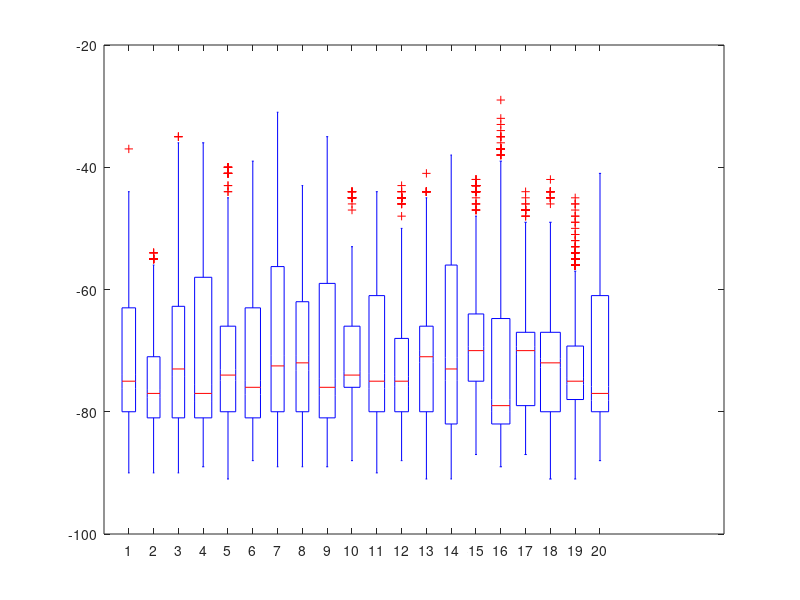

MATLAB code to generate this figure: (Note: this script raises an error after producing the figure.)
exp= "RSSI online TWIST small 01 WiFi traffic";
x = [23.9,26.68,22.08,16.12,2.17,8.48,30.28,26.53,11.57,20.71,17.56,14.48,17.59,20.54,9.81,11.57,3.51,5.16,2.02,5.39];
y = [1.67,9.03,9.02,9.02,4.98,1.93,1.67,5.39,5.06,1.65,5.06,10.95,10.95,10.94,9.02,1.89,9.02,10.94,10.98,5.06];
z = [71.92,74.79,69.62,71.89,71.95,71.49,68.92,70.59,70.58,71.38,71.72,70.85,71.57,69.37,68.31,71.47,71.2,71.5,72.25,71.93];
variance = [112,2,89,2,231,2,141,2,103,2,141,2,194,2,140,2,209,2,98,2,150,2,135,2,128,2,190,2,125,2,234,2,70,2,118,2,99,2,129,2];
rssi1 = [-84,-84,-84,-84,-84,-75,-75,-74,-75,-75,-75,-75,-75,-75,-74,-74,-74,-74,-74,-74,-76,-74,-75,-76,-75,-75,-74,-75,-75,-74,-75,-75,-75,-77,-75,-75,-77,-75,-76,-75,-75,-74,-75,-74,-76,-75,-75,-60,-59,-59,-60,-59,-59,-60,-59,-59,-60,-59,-59,-59,-59,-60,-60,-59,-60,-59,-59,-45,-47,-46,-45,-45,-47,-45,-45,-45,-48,-45,-45,-44,-46,-45,-46,-46,-46,-45,-45,-81,-81,-81,-81,-80,-81,-81,-80,-81,-81,-80,-81,-82,-81,-82,-82,-81,-81,-82,-81,-56,-56,-56,-55,-56,-57,-56,-52,-55,-56,-56,-56,-56,-56,-37,-56,-56,-55,-55,-56,-78,-79,-78,-78,-78,-77,-78,-78,-78,-78,-77,-78,-78,-78,-78,-79,-77,-78,-79,-78,-78,-78,-78,-77,-78,-75,-77,-78,-79,-78,-78,-78,-78,-77,-78,-79,-78,-78,-80,-78,-75,-75,-75,-70,-75,-70,-75,-75,-71,-75,-75,-74,-74,-75,-74,-75,-76,-75,-75,-72,-80,-82,-80,-80,-82,-68,-80,-82,-68,-80,-82,-68,-80,-82,-80,-80,-81,-80,-80,-74,-75,-74,-71,-75,-70,-75,-75,-71,-75,-75,-75,-75,-75,-75,-75,-75,-75,-76,-72,-68,-69,-69,-68,-69,-69,-69,-69,-74,-69,-71,-72,-69,-69,-72,-67,-69,-71,-69,-68,-81,-80,-80,-81,-80,-80,-81,-80,-80,-81,-81,-81,-82,-81,-63,-82,-81,-80,-82,-70,-75,-75,-71,-75,-75,-74,-75,-75,-74,-75,-75,-74,-75,-72,-74,-75,-74,-70,-75,-88,-88,-85,-88,-88,-85,-88,-88,-85,-88,-88,-84,-88,-88,-85,-88,-88,-62,-64,-64,-64,-64,-64,-64,-64,-64,-64,-64,-64,-63,-64,-62,-64,-63,-60,-61,-60,-60,-60,-60,-60,-59,-60,-60,-60,-60,-60,-61,-60,-60,-61,-59,-60,-60,-59,-60,-60,-59,-60,-60,-60,-60,-60,-60,-60,-61,-60,-60,-61,-60,-60,-59,-64,-63,-63,-64,-63,-63,-64,-63,-63,-64,-63,-63,-63,-63,-62,-63,-63,-63,-63,-63,-63,-62,-64,-62,-62,-64,-65,-62,-64,-65,-64,-65,-64,-65,-63,-64,-64,-59,-60,-59,-59,-59,-59,-59,-60,-59,-64,-60,-60,-64,-60,-72,-69,-71,-71,-68,-72,-67,-68,-71,-67,-68,-71,-71,-90,-63,-70,-90,-72,-53,-69,-81,-81,-81,-81,-86,-81,-81,-81,-85,-85,-51,-84,-85,-83,-82,-84,-85,-82,-85,-84,-84,-83,-83,-85,-84,-83,-85,-84,-86,-88,-87,-86,-88,-86,-88,-88,-86,-88,-88,-87,-88,-88,-87,-86,-88,-87,-82,-80,-81,-82,-80,-81,-82,-80,-81,-80,-82,-80,-82,-81,-80,-82,-81,-81,-82,-82,-81,-80,-82,-81,-80,-82,-82,-80,-82,-82,-80,-82,-82,-82,-82,-77,-76,-77,-78,-77,-78,-78,-78,-78,-78,-77,-78,-77,-78,-78,-78,-77,-79,-78,-78];
rssi2 = [-84,-85,-84,-84,-84,-85,-84,-83,-85,-84,-84,-85,-84,-84,-83,-84,-83,-83,-84,-83,-55,-61,-61,-61,-61,-61,-55,-61,-55,-61,-62,-55,-61,-61,-55,-62,-54,-55,-62,-61,-89,-89,-61,-61,-61,-61,-55,-62,-55,-61,-62,-55,-62,-62,-55,-61,-55,-55,-61,-61,-54,-61,-55,-61,-61,-55,-61,-54,-55,-61,-61,-54,-61,-61,-61,-61,-61,-55,-61,-55,-68,-61,-71,-71,-71,-71,-71,-71,-71,-71,-71,-71,-71,-71,-72,-71,-71,-71,-71,-71,-71,-72,-58,-57,-57,-59,-57,-75,-58,-57,-58,-58,-57,-58,-58,-58,-57,-58,-56,-57,-58,-58,-68,-66,-68,-66,-67,-68,-69,-69,-68,-69,-68,-69,-69,-68,-69,-69,-68,-72,-66,-68,-82,-82,-82,-82,-82,-82,-82,-82,-82,-82,-82,-77,-78,-77,-77,-78,-77,-78,-78,-76,-78,-78,-77,-80,-78,-78,-79,-78,-77,-77,-77,-72,-74,-73,-73,-72,-69,-72,-73,-72,-72,-73,-72,-72,-73,-72,-73,-74,-72,-73,-74,-88,-88,-88,-88,-88,-88,-88,-90,-88,-90,-88,-90,-87,-86,-87,-86,-86,-86,-86,-86,-58,-58,-59,-59,-60,-58,-60,-59,-59,-60,-58,-59,-60,-59,-59,-59,-59,-58,-59,-58,-73,-71,-72,-71,-73,-72,-72,-73,-72,-72,-73,-72,-73,-74,-73,-73,-72,-73,-76,-72,-78,-76,-79,-79,-76,-79,-78,-77,-78,-78,-77,-78,-77,-78,-78,-77,-77,-78,-77,-79,-81,-82,-81,-82,-81,-81,-82,-81,-81,-82,-81,-81,-82,-82,-81,-81,-82,-81,-81,-82,-78,-76,-75,-78,-78,-76,-78,-78,-76,-76,-78,-78,-76,-78,-78,-76,-78,-78,-76,-78,-76,-78,-76,-76,-78,-76,-76,-78,-75,-76,-76,-78,-76,-76,-79,-76,-76,-78,-79,-82,-81,-81,-82,-82,-81,-82,-81,-81,-82,-82,-81,-80,-82,-81,-81,-82,-81,-82,-81,-81,-81,-81,-81,-81,-81,-81,-81,-81,-81,-81,-81,-81,-81,-81,-82,-81,-81,-81,-81,-78,-79,-76,-75,-79,-76,-75,-78,-76,-75,-78,-78,-76,-77,-78,-76,-76,-79,-75,-76,-77,-77,-77,-78,-77,-78,-78,-77,-78,-79,-77,-77,-78,-78,-77,-77,-78,-76,-77,-77,-76,-77,-77,-76,-79,-77,-75,-75,-76,-78,-75,-75,-78,-75,-76,-77,-76,-76,-77,-76,-88,-87,-88,-88,-87,-87,-88,-87,-87,-88,-87,-87,-88,-88,-87,-88,-88,-87,-88,-85,-86,-85,-86,-85,-87,-85,-87,-85,-85,-85,-76,-75,-76,-76,-76,-76,-76,-76,-76,-76,-76,-75,-76,-76,-76,-76,-76,-86,-86,-88,-87,-87,-88,-87,-86,-88,-87,-87,-86,-88,-87,-86,-86,-88,-87,-87,-87];
rssi3 = [-86,-86,-87,-86,-86,-87,-85,-88,-86,-86,-86,-88,-86,-86,-86,-86,-86,-87,-86,-87,-73,-71,-73,-72,-73,-72,-73,-73,-72,-72,-73,-72,-73,-73,-72,-72,-73,-72,-73,-72,-36,-36,-39,-36,-36,-39,-36,-35,-36,-39,-36,-36,-36,-38,-38,-36,-38,-36,-38,-36,-89,-89,-89,-89,-89,-39,-36,-36,-36,-39,-36,-36,-39,-36,-36,-36,-39,-35,-36,-36,-38,-39,-36,-38,-36,-36,-36,-39,-36,-36,-39,-36,-36,-36,-39,-35,-36,-36,-38,-39,-36,-38,-36,-38,-36,-72,-72,-72,-73,-72,-72,-72,-72,-73,-72,-72,-72,-72,-71,-72,-72,-72,-72,-72,-72,-50,-64,-64,-65,-63,-64,-65,-69,-63,-65,-64,-64,-68,-63,-47,-63,-64,-63,-63,-65,-62,-62,-59,-62,-61,-58,-61,-61,-62,-61,-69,-61,-61,-61,-62,-61,-61,-62,-62,-58,-87,-87,-87,-87,-87,-87,-87,-87,-87,-87,-87,-87,-87,-87,-87,-87,-87,-80,-80,-80,-80,-80,-80,-62,-63,-62,-64,-70,-62,-63,-62,-62,-63,-60,-63,-62,-63,-63,-50,-61,-63,-62,-63,-90,-90,-90,-90,-90,-86,-86,-51,-53,-53,-53,-53,-53,-52,-53,-53,-52,-52,-53,-53,-53,-53,-53,-51,-52,-53,-52,-60,-63,-61,-63,-63,-63,-63,-63,-61,-63,-62,-62,-62,-50,-62,-62,-62,-63,-63,-62,-79,-79,-79,-79,-79,-79,-73,-72,-72,-73,-72,-73,-73,-72,-72,-73,-72,-72,-72,-73,-73,-72,-72,-73,-73,-72,-79,-81,-79,-79,-79,-79,-79,-79,-81,-81,-79,-81,-81,-81,-79,-82,-81,-79,-82,-79,-80,-82,-80,-80,-82,-81,-79,-81,-81,-81,-80,-81,-81,-81,-81,-81,-80,-81,-81,-80,-73,-71,-73,-73,-73,-73,-73,-72,-72,-73,-72,-72,-73,-73,-72,-73,-73,-73,-73,-73,-73,-73,-72,-73,-73,-73,-72,-72,-73,-72,-71,-72,-73,-72,-72,-72,-72,-72,-73,-72,-78,-80,-80,-78,-82,-81,-80,-81,-81,-81,-82,-81,-81,-81,-81,-79,-81,-80,-80,-81,-78,-78,-78,-78,-78,-78,-77,-77,-77,-76,-76,-77,-76,-76,-77,-76,-77,-77,-76,-76,-77,-77,-76,-76,-77,-76,-81,-82,-82,-82,-82,-83,-82,-82,-82,-82,-82,-82,-82,-82,-82,-82,-82,-82,-82,-83,-85,-87,-86,-88,-87,-86,-87,-87,-86,-88,-86,-86,-86,-85,-86,-86,-86,-86,-86,-85,-85,-69,-72,-68,-69,-72,-72,-69,-75,-69,-72,-75,-69,-75,-72,-75,-75,-72,-69,-75,-68,-79,-80,-79,-79,-79,-79,-79,-79,-80,-80,-79,-79,-79,-80,-79,-79,-79,-79,-79,-79];
rssi4 = [-81,-81,-81,-81,-81,-81,-82,-81,-80,-81,-81,-81,-81,-81,-81,-81,-81,-82,-81,-82,-81,-81,-81,-81,-81,-80,-81,-81,-81,-81,-80,-81,-81,-82,-81,-81,-81,-81,-81,-82,-81,-80,-81,-82,-81,-80,-81,-82,-82,-81,-82,-81,-81,-81,-81,-81,-81,-82,-81,-81,-54,-54,-54,-54,-54,-54,-54,-54,-54,-54,-54,-54,-54,-54,-36,-54,-54,-54,-54,-54,-54,-56,-56,-54,-54,-56,-54,-54,-56,-54,-54,-56,-54,-56,-54,-56,-56,-54,-56,-56,-56,-54,-54,-56,-54,-54,-56,-54,-54,-56,-54,-56,-54,-56,-56,-54,-56,-56,-54,-56,-80,-80,-80,-80,-80,-80,-81,-81,-80,-81,-80,-80,-81,-80,-82,-80,-80,-81,-80,-81,-63,-68,-63,-68,-68,-64,-68,-71,-64,-72,-64,-72,-72,-64,-68,-69,-64,-69,-68,-68,-80,-77,-77,-80,-77,-77,-80,-80,-77,-80,-80,-77,-80,-80,-77,-80,-80,-77,-77,-58,-57,-54,-58,-57,-54,-57,-57,-60,-51,-56,-57,-57,-58,-57,-58,-58,-57,-56,-58,-82,-82,-82,-82,-82,-82,-82,-82,-82,-82,-82,-82,-82,-82,-82,-82,-82,-82,-82,-82,-81,-81,-81,-81,-81,-81,-81,-81,-81,-80,-80,-80,-80,-80,-80,-80,-80,-80,-80,-80,-80,-86,-86,-86,-86,-86,-86,-88,-87,-86,-85,-86,-86,-86,-86,-86,-86,-86,-86,-86,-85,-78,-77,-77,-77,-77,-77,-78,-78,-78,-78,-78,-78,-78,-77,-78,-78,-77,-77,-78,-78,-77,-78,-78,-77,-79,-78,-79,-78,-77,-78,-77,-78,-78,-77,-78,-77,-76,-78,-78,-77,-78,-79,-77,-78,-77,-76,-78,-77,-77,-81,-80,-81,-81,-82,-81,-80,-82,-80,-81,-81,-81,-81,-80,-81,-81,-81,-80,-81,-80,-50,-50,-50,-50,-50,-50,-50,-50,-50,-50,-50,-51,-50,-51,-50,-50,-50,-50,-50,-50,-70,-71,-72,-72,-72,-72,-72,-72,-72,-72,-72,-72,-72,-72,-71,-72,-72,-71,-72,-71,-53,-52,-54,-54,-52,-53,-54,-65,-54,-70,-54,-54,-53,-54,-53,-53,-53,-50,-57,-37,-50,-50,-49,-50,-49,-50,-51,-50,-50,-49,-51,-50,-51,-50,-50,-51,-50,-51,-50,-50,-81,-81,-82,-82,-81,-81,-81,-81,-81,-81,-81,-81,-81,-80,-80,-81,-81,-81,-81,-81,-57,-57,-57,-57,-57,-57,-57,-57,-57,-57,-57,-57,-57,-57,-57,-57,-57,-57,-57,-57,-81,-81,-81,-81,-81,-81,-81,-81,-57,-58,-58,-57,-58,-55,-58,-57,-58,-58,-58,-72,-58,-58,-55,-57,-58,-55,-58,-58,-72,-72,-72,-82,-82,-82,-82,-89,-89,-89,-89,-89,-89,-89,-89,-89,-89,-89,-89,-89,-89,-89,-89,-70,-70,-71,-71,-70,-71,-71,-70,-71,-70,-70,-71,-70,-71,-71,-70,-71,-71,-70,-71,-88,-87,-88,-87,-88,-88,-88,-88,-87,-88,-87,-86,-86,-87,-86,-85,-86,-87,-85,-86,-86,-86,-86,-87,-86,-85,-87,-86,-86,-87,-85,-76,-77,-76,-76,-77,-77,-76,-76,-77,-77,-76,-77,-77,-76,-78,-77,-77,-77,-77,-78,-76,-77,-77,-76,-76,-77,-77,-76,-77,-77,-77,-78,-76,-77,-76,-76,-77,-76,-76,-75,-76,-76,-76,-77,-77,-77,-76,-76,-77,-76,-77,-77,-77,-77,-77,-77,-77,-76,-77,-77,-71,-65,-62,-65,-64,-64,-65,-69,-67,-65,-63,-65,-65,-71,-65,-65,-71,-66,-57,-65,-79,-78,-80,-79,-77,-80,-79,-77,-80,-79,-77,-80,-77,-79,-80,-77,-80,-80,-80,-73,-71,-72,-72,-71,-72,-71,-72,-72,-71,-72,-72,-72,-71,-72,-72,-72,-71,-72,-72];
rssi5 = [-76,-76,-75,-74,-75,-76,-74,-76,-74,-75,-75,-74,-75,-75,-74,-75,-75,-77,-75,-75,-75,-75,-75,-75,-75,-75,-75,-75,-74,-74,-74,-74,-74,-74,-74,-74,-74,-74,-74,-74,-74,-74,-74,-74,-74,-74,-74,-74,-74,-74,-74,-74,-74,-74,-74,-72,-72,-72,-58,-72,-72,-70,-71,-72,-71,-70,-71,-72,-70,-71,-72,-70,-72,-72,-68,-77,-77,-77,-77,-77,-77,-77,-77,-77,-58,-60,-54,-58,-59,-55,-58,-58,-59,-58,-58,-58,-58,-58,-58,-58,-58,-58,-55,-54,-58,-59,-59,-59,-59,-59,-61,-61,-59,-59,-59,-58,-59,-49,-59,-59,-59,-58,-59,-59,-79,-79,-79,-79,-79,-79,-79,-79,-79,-77,-77,-77,-77,-77,-77,-81,-81,-81,-81,-81,-81,-81,-81,-81,-81,-81,-81,-81,-81,-81,-81,-81,-81,-81,-81,-54,-54,-54,-54,-54,-54,-54,-54,-54,-54,-54,-54,-54,-54,-54,-54,-54,-54,-54,-54,-56,-69,-69,-56,-69,-69,-56,-69,-69,-56,-69,-69,-69,-69,-69,-69,-69,-68,-69,-69,-69,-69,-69,-69,-69,-69,-69,-68,-69,-70,-69,-67,-70,-69,-67,-69,-71,-71,-76,-75,-71,-76,-75,-71,-76,-75,-71,-79,-75,-71,-79,-75,-71,-79,-76,-70,-68,-70,-69,-70,-69,-69,-69,-68,-69,-68,-69,-68,-70,-69,-68,-69,-69,-68,-69,-86,-85,-86,-85,-86,-85,-85,-86,-85,-85,-86,-85,-86,-85,-86,-86,-86,-85,-86,-86,-65,-63,-63,-65,-65,-64,-65,-64,-64,-65,-63,-64,-64,-65,-65,-65,-66,-63,-64,-65,-80,-81,-80,-80,-80,-80,-81,-80,-70,-81,-80,-70,-62,-80,-81,-80,-80,-80,-81,-80,-65,-65,-64,-63,-64,-64,-63,-64,-64,-63,-64,-65,-64,-64,-64,-64,-65,-65,-63,-65,-80,-80,-80,-80,-79,-81,-80,-80,-80,-79,-79,-80,-80,-80,-81,-80,-79,-81,-80,-79,-88,-88,-88,-88,-88,-88,-88,-88,-88,-67,-66,-66,-67,-67,-66,-66,-66,-67,-67,-67,-66,-66,-66,-66,-66,-66,-67,-66,-66,-67,-67,-66,-67,-67,-66,-66,-67,-66,-66,-66,-67,-66,-66,-78,-67,-67,-66,-67,-66,-67,-66,-66,-66,-66,-66,-66,-67,-67,-66,-67,-67,-66,-66,-67,-67,-67,-67,-67,-66,-91,-91,-91,-91,-91,-91,-91,-91,-83,-83,-84,-83,-83,-83,-83,-84,-84,-84,-83,-84,-83,-83,-84,-83,-83,-83,-83,-83,-41,-44,-41,-41,-44,-40,-41,-43,-40,-40,-43,-40,-40,-65,-41,-41,-41,-41,-45,-40,-88,-88,-89,-73,-73,-73,-73,-73,-73,-73,-73,-73,-74,-74,-74,-74,-74,-74,-74,-74,-74,-78,-78,-78,-78,-78,-82,-81,-82,-82,-81,-82,-82,-81,-82,-81,-80,-82,-82,-81,-82,-82,-81,-81,-82,-77,-77,-77,-77,-77,-77,-77,-77,-81,-81,-81,-81,-81,-81,-81,-81,-81,-81,-81,-81,-81,-81,-81,-79,-81,-81,-81,-81,-81,-83,-81,-81,-83,-81,-81,-83,-81,-81,-81,-82,-81,-81,-82,-81,-81,-82,-81,-72,-73,-74,-71,-73,-73,-73,-73,-73,-72,-73,-73,-72,-73,-73,-74,-72,-73,-73,-72,-75,-75,-79,-75,-75,-79,-76,-75,-79,-76,-75,-75,-79,-75,-76,-79,-75,-76,-79];
rssi6 = [-81,-82,-81,-81,-82,-81,-80,-81,-80,-81,-81,-81,-81,-80,-81,-81,-82,-81,-81,-80,-81,-80,-81,-81,-81,-80,-81,-80,-82,-81,-80,-80,-81,-80,-80,-81,-81,-81,-80,-81,-82,-81,-81,-81,-80,-80,-81,-81,-81,-81,-81,-81,-81,-81,-81,-81,-81,-81,-81,-80,-85,-86,-85,-85,-85,-85,-85,-85,-85,-86,-85,-85,-86,-85,-86,-85,-86,-84,-86,-86,-70,-70,-71,-69,-71,-70,-69,-70,-70,-72,-70,-71,-71,-70,-70,-70,-70,-70,-73,-70,-82,-83,-82,-82,-83,-82,-82,-83,-82,-82,-82,-82,-82,-82,-82,-82,-82,-82,-84,-84,-84,-84,-84,-84,-84,-84,-84,-84,-84,-84,-84,-84,-84,-83,-84,-84,-83,-80,-79,-81,-80,-81,-81,-80,-81,-81,-81,-81,-80,-81,-79,-80,-80,-81,-80,-80,-81,-46,-50,-46,-46,-46,-46,-47,-48,-48,-46,-45,-45,-46,-46,-46,-83,-46,-46,-80,-46,-76,-76,-76,-75,-75,-76,-75,-75,-76,-75,-75,-76,-75,-76,-76,-75,-76,-76,-75,-76,-79,-76,-76,-79,-76,-76,-75,-75,-76,-75,-75,-75,-75,-76,-79,-76,-75,-76,-77,-76,-76,-76,-75,-76,-76,-75,-76,-76,-75,-75,-76,-75,-76,-76,-77,-60,-59,-59,-60,-59,-59,-60,-60,-60,-60,-60,-59,-60,-59,-59,-60,-60,-59,-60,-59,-78,-77,-79,-78,-77,-79,-78,-77,-79,-78,-77,-79,-78,-77,-78,-78,-77,-71,-71,-70,-71,-71,-70,-71,-71,-71,-71,-71,-71,-71,-71,-71,-71,-71,-71,-71,-70,-71,-71,-71,-71,-71,-78,-77,-78,-77,-78,-81,-77,-77,-78,-77,-77,-78,-77,-77,-78,-77,-77,-78,-77,-77,-84,-85,-85,-85,-83,-84,-85,-85,-85,-84,-86,-84,-85,-86,-86,-85,-85,-84,-85,-85,-64,-63,-64,-63,-64,-64,-65,-64,-63,-63,-64,-63,-61,-64,-63,-64,-63,-64,-63,-63,-83,-84,-83,-83,-83,-83,-83,-83,-83,-83,-84,-83,-84,-64,-64,-65,-64,-64,-63,-64,-63,-63,-63,-63,-63,-63,-63,-63,-63,-64,-63,-64,-63,-81,-82,-83,-81,-83,-83,-81,-83,-83,-81,-83,-83,-81,-83,-82,-81,-81,-82,-88,-88,-88,-88,-88,-88,-88,-52,-55,-55,-55,-55,-56,-55,-56,-52,-52,-56,-55,-53,-55,-55,-52,-56,-55,-53,-55,-56,-55,-55,-55,-56,-52,-52,-55,-55,-53,-56,-56,-52,-55,-55,-52,-55,-52,-56,-55,-55,-56,-56,-53,-53,-56,-56,-52,-56,-56,-53,-55,-56,-52,-55,-53,-56,-55,-55,-56,-43,-43,-44,-44,-43,-44,-44,-45,-44,-43,-44,-44,-44,-44,-39,-43,-44,-42,-44,-47,-75,-76,-76,-76,-76,-76,-76,-75,-76,-76,-76,-76,-76,-76,-76,-76,-76,-76,-76,-76,-58,-58,-60,-58,-58,-60,-58,-57,-60,-58,-58,-59,-58,-58,-59,-57,-58,-58,-57,-58,-80,-81,-81,-80,-81,-81,-80,-81,-81,-80,-81,-80,-80,-80,-80,-81,-80,-81,-81,-81,-81,-81,-81,-81,-81,-81,-81,-81,-81,-66,-67,-66,-66,-67,-66,-66,-66,-66,-66,-66,-66,-66,-66,-66,-66,-66,-66,-67,-66,-71,-71,-71,-71,-70,-71,-71,-70,-71,-71,-71,-71,-71,-71,-71,-71,-71,-71];
rssi7 = [-85,-85,-85,-85,-85,-85,-85,-85,-85,-85,-85,-85,-85,-85,-85,-85,-85,-80,-81,-80,-83,-84,-84,-83,-84,-81,-84,-84,-81,-84,-84,-81,-84,-81,-80,-80,-85,-81,-80,-85,-81,-80,-81,-84,-80,-84,-81,-80,-84,-81,-80,-84,-81,-81,-80,-84,-81,-84,-81,-81,-84,-84,-80,-84,-81,-80,-84,-81,-80,-84,-81,-80,-84,-46,-45,-45,-46,-45,-46,-46,-45,-46,-46,-45,-46,-46,-45,-46,-46,-46,-46,-45,-45,-32,-32,-31,-31,-32,-31,-32,-31,-32,-32,-31,-31,-31,-31,-31,-32,-31,-31,-31,-31,-64,-65,-66,-64,-66,-64,-65,-65,-65,-65,-65,-65,-65,-64,-65,-63,-65,-65,-63,-71,-71,-72,-72,-70,-71,-71,-70,-71,-71,-70,-71,-72,-71,-70,-73,-70,-69,-72,-71,-72,-70,-71,-72,-70,-71,-72,-71,-71,-71,-70,-70,-73,-70,-70,-71,-70,-70,-71,-72,-57,-56,-57,-57,-56,-57,-57,-56,-58,-56,-56,-57,-56,-56,-58,-56,-56,-58,-56,-58,-86,-85,-85,-87,-87,-87,-88,-87,-87,-82,-87,-75,-82,-87,-85,-85,-87,-85,-87,-57,-56,-57,-57,-56,-57,-57,-56,-57,-57,-56,-57,-56,-55,-58,-56,-56,-57,-56,-57,-71,-71,-70,-71,-63,-71,-71,-70,-71,-69,-70,-71,-69,-73,-70,-71,-71,-71,-70,-89,-83,-83,-87,-83,-83,-86,-83,-83,-86,-87,-83,-86,-86,-84,-86,-86,-83,-84,-56,-57,-58,-56,-57,-57,-56,-57,-56,-56,-58,-56,-56,-57,-56,-56,-57,-56,-57,-58,-76,-77,-77,-77,-75,-77,-76,-76,-77,-76,-76,-77,-77,-77,-77,-77,-77,-75,-77,-77,-54,-54,-55,-54,-54,-54,-55,-54,-55,-54,-54,-54,-54,-54,-54,-54,-54,-54,-54,-54,-54,-54,-54,-54,-54,-54,-55,-54,-55,-55,-54,-55,-54,-54,-55,-54,-55,-55,-57,-55,-76,-76,-77,-75,-76,-77,-76,-77,-77,-77,-76,-76,-76,-77,-76,-76,-77,-76,-76,-77,-77,-75,-76,-77,-77,-76,-76,-77,-77,-76,-77,-76,-76,-76,-77,-76,-76,-77,-75,-76,-54,-55,-54,-54,-54,-54,-54,-54,-55,-54,-54,-54,-54,-54,-54,-55,-54,-54,-55,-54,-63,-64,-64,-64,-64,-64,-64,-64,-63,-64,-64,-63,-63,-64,-63,-64,-64,-63,-64,-64,-87,-87,-87,-78,-77,-77,-78,-78,-78,-78,-77,-78,-78,-78,-78,-78,-78,-78,-78,-78,-78,-78,-76,-80,-80,-80,-80,-79,-80,-80,-79,-80,-80,-80,-80,-80,-80,-80,-80,-80,-80,-80,-80,-79,-79,-79,-79,-79,-79,-79,-79,-79,-79,-79,-79,-79,-79,-79,-79,-79,-79,-79,-79,-79,-79,-80,-78,-80,-80,-79,-80,-80,-80,-80,-79,-80,-80,-80,-80,-79,-79];
rssi8 = [-86,-86,-86,-86,-86,-86,-86,-86,-86,-86,-86,-86,-86,-86,-86,-86,-86,-86,-77,-77,-77,-78,-77,-76,-78,-77,-78,-77,-77,-78,-78,-77,-77,-77,-78,-77,-77,-78,-89,-89,-89,-89,-89,-89,-78,-77,-78,-78,-77,-78,-78,-77,-79,-78,-77,-79,-78,-77,-79,-78,-77,-77,-77,-78,-77,-77,-77,-77,-77,-78,-78,-77,-77,-77,-77,-78,-78,-77,-77,-76,-78,-77,-53,-53,-53,-54,-54,-53,-54,-54,-53,-53,-54,-53,-53,-54,-53,-54,-54,-53,-53,-54,-45,-43,-44,-45,-43,-44,-44,-73,-45,-43,-44,-45,-44,-43,-44,-44,-44,-43,-44,-44,-59,-59,-62,-60,-60,-64,-62,-60,-62,-62,-59,-60,-61,-61,-61,-61,-59,-59,-60,-62,-81,-80,-80,-81,-80,-80,-79,-80,-79,-80,-81,-79,-82,-79,-80,-80,-81,-81,-80,-80,-79,-81,-80,-80,-81,-80,-80,-81,-80,-80,-80,-80,-80,-79,-80,-80,-79,-81,-80,-71,-70,-71,-67,-71,-66,-67,-72,-67,-67,-71,-73,-67,-71,-72,-71,-67,-72,-70,-67,-75,-83,-88,-63,-65,-88,-63,-82,-80,-63,-82,-80,-83,-63,-82,-83,-83,-82,-83,-88,-89,-89,-89,-89,-87,-89,-87,-89,-89,-89,-89,-71,-66,-71,-71,-67,-72,-67,-67,-71,-66,-67,-71,-72,-71,-71,-67,-72,-71,-67,-72,-75,-74,-78,-75,-74,-78,-75,-72,-78,-74,-76,-73,-74,-74,-74,-73,-74,-74,-74,-78,-83,-83,-81,-83,-83,-65,-80,-82,-82,-80,-82,-83,-82,-80,-83,-85,-80,-83,-83,-82,-72,-72,-67,-67,-71,-66,-67,-72,-73,-71,-67,-72,-71,-67,-72,-71,-67,-71,-71,-67,-71,-71,-71,-72,-70,-71,-73,-68,-73,-71,-71,-74,-70,-70,-74,-70,-73,-75,-72,-72,-52,-52,-55,-53,-52,-56,-52,-55,-55,-52,-54,-52,-51,-54,-53,-52,-55,-53,-51,-54,-54,-53,-53,-55,-53,-55,-55,-53,-55,-52,-52,-55,-52,-52,-55,-52,-53,-54,-52,-52,-73,-71,-71,-74,-70,-72,-74,-70,-72,-75,-72,-72,-72,-70,-71,-72,-70,-71,-71,-69,-71,-71,-71,-72,-72,-70,-74,-72,-74,-75,-71,-73,-72,-70,-71,-72,-69,-71,-71,-72,-55,-52,-55,-52,-52,-55,-53,-52,-55,-52,-52,-55,-53,-52,-55,-53,-53,-55,-52,-55,-63,-62,-64,-63,-53,-63,-63,-63,-64,-63,-62,-62,-63,-63,-62,-63,-63,-63,-63,-63,-87,-87,-87,-87,-87,-82,-80,-83,-52,-81,-85,-83,-51,-83,-81,-82,-83,-81,-82,-83,-83,-82,-82,-84,-83,-80,-80,-81,-80,-80,-79,-80,-80,-79,-81,-80,-80,-81,-79,-81,-79,-80,-79,-80,-81];
rssi9 = [-83,-83,-83,-83,-83,-83,-81,-81,-83,-82,-81,-81,-82,-81,-82,-82,-82,-82,-82,-80,-81,-81,-81,-81,-81,-81,-55,-60,-60,-56,-60,-55,-56,-56,-55,-56,-57,-57,-56,-61,-56,-60,-56,-57,-56,-60,-78,-79,-80,-80,-81,-80,-80,-81,-80,-79,-81,-80,-79,-78,-79,-80,-79,-79,-36,-46,-36,-36,-69,-36,-36,-36,-36,-37,-35,-36,-36,-36,-36,-37,-37,-36,-36,-37,-81,-81,-81,-81,-81,-80,-80,-81,-80,-80,-81,-80,-80,-80,-80,-80,-80,-80,-80,-80,-80,-80,-78,-80,-80,-80,-80,-80,-78,-80,-80,-78,-80,-80,-78,-80,-80,-78,-80,-80,-76,-77,-76,-77,-76,-75,-76,-76,-76,-76,-77,-77,-76,-74,-77,-76,-77,-77,-76,-76,-69,-69,-69,-69,-69,-67,-69,-69,-67,-69,-69,-69,-69,-69,-69,-68,-69,-69,-68,-69,-69,-69,-69,-69,-69,-69,-69,-69,-69,-69,-69,-69,-69,-69,-69,-69,-69,-68,-69,-76,-68,-69,-68,-68,-68,-68,-68,-69,-69,-68,-69,-69,-69,-69,-69,-69,-73,-73,-74,-73,-73,-73,-73,-73,-73,-73,-69,-74,-73,-73,-73,-73,-74,-73,-73,-72,-59,-60,-59,-59,-59,-59,-63,-59,-58,-59,-59,-59,-59,-61,-59,-59,-59,-59,-49,-60,-87,-87,-89,-89,-89,-87,-87,-86,-86,-86,-87,-86,-86,-86,-86,-86,-86,-86,-87,-87,-86,-86,-86,-86,-87,-86,-87,-74,-76,-49,-75,-76,-75,-75,-76,-75,-75,-75,-75,-75,-74,-75,-74,-74,-75,-75,-74,-59,-63,-59,-60,-63,-59,-60,-46,-58,-59,-59,-55,-59,-60,-59,-59,-59,-59,-59,-60,-88,-85,-86,-85,-85,-85,-86,-86,-85,-86,-85,-85,-85,-85,-85,-85,-86,-85,-85,-85,-84,-84,-84,-84,-84,-84,-84,-84,-84,-82,-84,-84,-82,-84,-84,-84,-84,-44,-41,-43,-45,-44,-41,-43,-44,-44,-44,-43,-43,-45,-41,-44,-45,-44,-44,-44,-44,-83,-83,-82,-83,-83,-82,-82,-82,-83,-84,-82,-83,-83,-82,-83,-83,-82,-83,-83,-82,-84,-84,-83,-84,-84,-84,-84,-84,-84,-84,-84,-84,-84,-84,-43,-43,-44,-45,-41,-44,-44,-44,-44,-45,-41,-41,-41,-41,-45,-41,-43,-44,-44,-45,-43,-45,-44,-45,-41,-44,-45,-41,-43,-44,-44,-43,-44,-41,-40,-41,-41,-44,-43,-44,-83,-83,-83,-83,-82,-83,-83,-82,-83,-83,-82,-83,-83,-83,-83,-83,-83,-83,-83,-55,-55,-54,-55,-55,-55,-54,-54,-55,-54,-53,-55,-56,-54,-55,-57,-54,-53,-49,-55,-89,-89,-88,-89,-89,-88,-89,-89,-88,-89,-89,-88,-89,-89,-88,-88,-89,-88,-69,-70,-68,-69,-69,-68,-69,-69,-70,-69,-69,-70,-69,-69,-68,-70,-69,-69,-70,-68,-79,-77,-79,-79,-77,-78,-79,-79,-79,-78,-79,-78,-79,-80,-78,-77,-80,-79,-79,-79,-79,-79,-79,-77,-79,-79,-77,-78,-79,-79,-78,-79,-79,-79,-79,-79,-77,-79,-79,-79,-81,-81,-81,-81,-80,-81,-80,-79,-80,-81,-81,-81,-81,-80,-79,-80,-79,-80,-79,-79,-80,-79,-79,-80,-79,-80,-79,-79,-79,-79,-79,-78,-79,-79,-78,-76,-79,-79,-79,-79,-79,-76,-79,-79,-76,-79,-79,-59,-59,-58,-59,-58,-58,-58,-59,-58,-59,-59,-59,-59,-59,-58,-58,-58,-59,-59,-58];
rssi10 = [-75,-75,-75,-75,-75,-75,-75,-78,-75,-75,-75,-78,-75,-74,-76,-75,-74,-74,-75,-74,-73,-76,-73,-75,-76,-76,-73,-76,-73,-75,-76,-73,-75,-76,-73,-75,-74,-73,-75,-73,-76,-76,-73,-73,-73,-73,-76,-76,-76,-76,-76,-73,-76,-76,-73,-76,-75,-73,-73,-75,-73,-73,-75,-73,-76,-76,-76,-75,-76,-73,-75,-75,-73,-75,-76,-73,-75,-73,-66,-66,-66,-66,-65,-66,-66,-66,-65,-66,-65,-65,-66,-66,-65,-66,-65,-66,-65,-66,-55,-55,-55,-56,-57,-55,-56,-54,-55,-56,-55,-57,-55,-57,-54,-56,-54,-55,-56,-54,-76,-76,-78,-76,-76,-78,-78,-76,-76,-75,-76,-76,-75,-76,-76,-75,-77,-77,-75,-78,-44,-45,-45,-45,-44,-45,-44,-44,-46,-44,-47,-45,-45,-45,-45,-45,-45,-44,-80,-45,-86,-85,-86,-86,-87,-85,-86,-86,-85,-85,-85,-84,-86,-85,-86,-86,-86,-86,-85,-85,-75,-74,-75,-75,-74,-74,-75,-74,-75,-74,-74,-78,-75,-74,-78,-75,-73,-75,-74,-75,-74,-74,-74,-74,-74,-74,-74,-74,-74,-74,-74,-74,-74,-74,-74,-74,-74,-74,-74,-74,-75,-77,-74,-78,-77,-74,-78,-75,-74,-78,-75,-74,-75,-74,-76,-75,-74,-75,-75,-74,-75,-75,-75,-75,-75,-75,-75,-75,-79,-75,-74,-79,-75,-75,-75,-75,-75,-75,-75,-75,-74,-74,-73,-73,-73,-79,-74,-73,-78,-73,-73,-72,-73,-74,-74,-73,-73,-73,-73,-86,-88,-86,-86,-86,-87,-86,-87,-87,-86,-87,-87,-86,-87,-87,-86,-86,-86,-86,-86,-64,-64,-64,-64,-63,-64,-70,-63,-64,-55,-64,-64,-63,-64,-64,-63,-66,-64,-64,-66,-74,-73,-74,-74,-73,-74,-73,-73,-74,-73,-73,-74,-73,-78,-74,-74,-74,-73,-73,-73,-75,-78,-75,-74,-79,-75,-75,-75,-74,-74,-75,-75,-75,-75,-75,-75,-75,-75,-75,-75,-87,-82,-85,-83,-82,-87,-83,-82,-87,-83,-82,-87,-83,-82,-87,-82,-82,-87,-82,-82,-55,-56,-55,-55,-54,-54,-55,-55,-55,-55,-54,-56,-55,-55,-54,-54,-55,-55,-53,-54,-69,-70,-69,-69,-70,-69,-69,-70,-70,-69,-70,-70,-68,-70,-69,-68,-70,-69,-70,-69,-69,-70,-70,-69,-70,-70,-68,-69,-70,-68,-70,-69,-68,-70,-68,-70,-68,-69,-70,-68,-55,-55,-56,-55,-54,-55,-55,-55,-55,-55,-55,-55,-54,-55,-55,-56,-55,-55,-62,-55,-55,-55,-54,-56,-55,-55,-55,-55,-55,-56,-54,-55,-55,-55,-54,-54,-54,-55,-55,-54,-68,-69,-70,-70,-68,-70,-70,-69,-70,-70,-69,-69,-70,-68,-69,-70,-68,-69,-70,-64,-63,-64,-68,-63,-64,-64,-63,-63,-64,-64,-64,-63,-64,-64,-65,-64,-64,-64,-64,-86,-86,-83,-86,-86,-83,-86,-83,-86,-82,-83,-86,-82,-83,-86,-82,-83,-86,-86,-83,-81,-81,-81,-81,-81,-81,-81,-81,-81,-81,-81,-81,-81,-83,-81,-82,-81,-81,-82,-81,-83,-82,-81,-83,-81,-81,-83,-81,-81,-83,-81,-82,-76,-77,-77,-76,-77,-77,-78,-77,-77,-76,-77,-76,-76,-76,-76,-77,-76,-76,-76,-76,-76,-78,-76,-76,-78,-76,-76,-77,-76,-76,-77,-76,-75,-77,-76,-76,-77,-68,-68,-68,-68,-68,-68,-68,-68,-68,-68,-68,-68,-68,-68,-68,-68,-68,-68,-68,-68];
rssi11 = [-88,-87,-87,-87,-87,-88,-87,-86,-87,-86,-87,-88,-86,-86,-88,-87,-87,-86,-86,-87,-78,-77,-78,-78,-78,-78,-78,-78,-78,-77,-78,-78,-78,-78,-78,-78,-78,-78,-79,-78,-74,-74,-73,-74,-73,-73,-73,-75,-74,-74,-72,-74,-74,-72,-74,-73,-73,-74,-75,-74,-73,-73,-74,-73,-74,-74,-73,-74,-74,-73,-73,-74,-73,-73,-74,-73,-73,-74,-73,-74,-74,-74,-74,-74,-74,-74,-74,-73,-74,-74,-73,-74,-74,-73,-75,-74,-68,-69,-69,-68,-69,-69,-68,-69,-68,-69,-68,-69,-69,-69,-69,-69,-68,-69,-69,-69,-57,-57,-81,-57,-57,-57,-57,-57,-57,-56,-57,-57,-57,-62,-57,-82,-57,-56,-56,-57,-46,-45,-45,-46,-45,-45,-46,-46,-45,-46,-44,-44,-46,-44,-45,-45,-46,-45,-45,-45,-79,-78,-79,-79,-78,-80,-79,-79,-80,-79,-80,-79,-79,-80,-79,-78,-79,-81,-80,-80,-82,-81,-81,-82,-81,-80,-82,-81,-80,-81,-82,-81,-81,-82,-81,-81,-81,-80,-81,-81,-81,-81,-81,-81,-81,-81,-81,-81,-81,-81,-81,-80,-81,-81,-80,-81,-81,-82,-81,-81,-82,-80,-81,-82,-80,-81,-82,-80,-81,-78,-79,-79,-77,-78,-78,-78,-78,-78,-79,-78,-79,-79,-78,-79,-78,-78,-79,-79,-78,-70,-69,-69,-69,-69,-71,-70,-70,-71,-71,-70,-70,-69,-70,-70,-69,-70,-70,-69,-70,-75,-75,-76,-75,-76,-75,-75,-76,-75,-75,-76,-76,-75,-74,-76,-76,-75,-75,-75,-75,-61,-60,-61,-60,-60,-60,-61,-60,-60,-60,-60,-60,-66,-60,-61,-61,-60,-60,-61,-60,-71,-71,-71,-70,-70,-70,-71,-70,-70,-70,-71,-70,-70,-69,-69,-70,-69,-70,-69,-70,-78,-78,-78,-79,-78,-79,-78,-78,-78,-78,-78,-78,-78,-78,-79,-78,-78,-78,-79,-78,-88,-87,-87,-88,-87,-84,-88,-87,-84,-87,-87,-86,-87,-87,-86,-87,-86,-87,-83,-83,-83,-84,-83,-85,-83,-85,-83,-81,-84,-82,-85,-84,-85,-85,-83,-81,-83,-84,-48,-50,-49,-49,-48,-50,-49,-48,-50,-50,-48,-49,-50,-47,-48,-50,-48,-49,-50,-76,-75,-76,-76,-75,-75,-76,-75,-75,-76,-75,-75,-76,-75,-75,-76,-76,-75,-76,-74,-75,-74,-74,-75,-75,-75,-75,-75,-75,-75,-76,-75,-77,-76,-75,-77,-77,-75,-75,-49,-50,-50,-48,-50,-50,-48,-49,-50,-48,-47,-50,-48,-47,-49,-48,-49,-49,-48,-50,-48,-49,-49,-48,-49,-50,-48,-49,-49,-48,-47,-49,-48,-48,-50,-49,-47,-50,-50,-49,-75,-76,-76,-75,-76,-76,-75,-76,-76,-75,-76,-77,-77,-76,-75,-76,-76,-75,-76,-76,-53,-57,-57,-57,-57,-56,-57,-57,-54,-57,-54,-57,-57,-57,-54,-54,-57,-57,-57,-57,-77,-77,-77,-77,-77,-77,-77,-77,-77,-77,-86,-89,-86,-88,-89,-87,-88,-88,-88,-88,-88,-86,-87,-88,-90,-87,-90,-88,-88,-86,-85,-87,-86,-85,-87,-86,-86,-87,-86,-86,-87,-82,-86,-87,-82,-86,-81,-82,-86,-79,-82,-79,-80,-82,-90,-80,-82,-90,-82,-79,-80,-82,-79,-80,-82,-82,-79,-82,-79,-60,-60,-60,-59,-60,-60,-60,-60,-60,-60,-60,-60,-60,-60,-60,-60,-60,-60,-60,-60];
rssi12 = [-70,-70,-69,-70,-70,-70,-70,-70,-70,-70,-70,-70,-70,-70,-70,-70,-69,-70,-70,-69,-70,-50,-71,-70,-50,-71,-70,-50,-70,-70,-70,-69,-70,-69,-70,-71,-70,-70,-69,-70,-69,-70,-69,-50,-70,-70,-50,-70,-70,-50,-70,-70,-80,-79,-80,-53,-79,-69,-53,-80,-69,-81,-53,-80,-80,-53,-80,-80,-53,-80,-80,-80,-54,-54,-52,-54,-56,-51,-54,-54,-54,-51,-54,-54,-54,-54,-53,-53,-53,-53,-53,-52,-81,-81,-80,-81,-80,-80,-81,-81,-81,-81,-81,-81,-81,-81,-81,-80,-81,-81,-80,-82,-82,-81,-81,-81,-82,-82,-81,-83,-82,-81,-83,-80,-81,-81,-80,-82,-80,-81,-82,-80,-81,-82,-80,-80,-81,-81,-81,-80,-81,-81,-80,-81,-81,-80,-81,-82,-82,-80,-81,-80,-80,-81,-82,-80,-81,-82,-80,-81,-82,-82,-81,-82,-82,-81,-82,-82,-81,-82,-81,-82,-80,-81,-82,-80,-80,-81,-82,-81,-81,-82,-82,-81,-80,-82,-79,-82,-81,-82,-79,-82,-68,-68,-69,-68,-68,-68,-68,-68,-66,-69,-68,-68,-68,-68,-68,-68,-68,-69,-68,-68,-45,-45,-46,-45,-45,-46,-45,-45,-45,-45,-45,-45,-45,-46,-45,-45,-45,-44,-43,-45,-70,-70,-70,-70,-70,-70,-70,-70,-69,-69,-70,-70,-70,-70,-71,-70,-70,-70,-70,-70,-54,-54,-54,-55,-55,-55,-55,-54,-55,-55,-55,-55,-55,-54,-55,-55,-54,-55,-52,-55,-45,-45,-44,-45,-45,-44,-45,-45,-45,-46,-45,-45,-45,-45,-45,-46,-45,-48,-45,-45,-70,-70,-77,-68,-70,-70,-69,-68,-70,-69,-68,-70,-68,-68,-70,-70,-77,-70,-70,-77,-77,-69,-69,-70,-69,-69,-70,-69,-69,-68,-69,-69,-68,-77,-69,-70,-77,-69,-70,-71,-78,-68,-70,-70,-68,-70,-69,-68,-69,-69,-68,-69,-70,-69,-68,-70,-70,-68,-70,-85,-85,-85,-85,-85,-85,-85,-85,-85,-85,-85,-85,-85,-85,-86,-85,-83,-86,-85,-88,-86,-85,-84,-75,-70,-75,-68,-70,-70,-68,-70,-70,-75,-69,-70,-75,-70,-69,-72,-75,-75,-72,-75,-76,-75,-75,-75,-76,-75,-76,-75,-75,-76,-76,-75,-75,-75,-75,-75,-76,-76,-76,-75,-82,-84,-84,-83,-84,-83,-85,-85,-84,-82,-84,-84,-82,-84,-84,-85,-84,-85,-85,-84,-78,-77,-77,-77,-76,-78,-77,-78,-78,-77,-77,-77,-77,-77,-77,-77,-77,-78,-77,-77,-76,-77,-77,-77,-77,-77,-77,-77,-77,-78,-77,-77,-77,-77,-77,-77,-77,-77,-77,-77,-77,-76,-77,-77,-77,-77,-77,-78,-77,-77,-77,-77,-77,-77,-77,-77,-78,-77,-78,-77,-55,-55,-54,-54,-55,-54,-55,-55,-54,-55,-57,-52,-54,-79,-54,-55,-54,-55,-55,-54,-80,-80,-80,-80,-80,-80,-80,-80,-80,-79,-80,-80,-79,-80,-79,-79,-80,-80,-80,-80];
rssi13 = [-81,-81,-81,-81,-81,-81,-81,-81,-81,-81,-81,-81,-81,-81,-81,-81,-81,-81,-81,-81,-81,-81,-81,-81,-81,-81,-81,-67,-67,-66,-66,-66,-66,-66,-66,-67,-67,-67,-66,-67,-66,-66,-67,-66,-67,-67,-66,-56,-67,-67,-67,-67,-67,-67,-56,-66,-66,-66,-66,-66,-66,-88,-88,-89,-88,-88,-89,-88,-87,-88,-88,-87,-88,-88,-87,-88,-88,-87,-88,-88,-89,-72,-71,-71,-73,-71,-71,-55,-72,-71,-72,-72,-71,-72,-71,-71,-72,-71,-71,-72,-71,-80,-60,-60,-58,-59,-59,-60,-59,-61,-60,-60,-61,-59,-61,-52,-52,-60,-60,-59,-62,-59,-78,-78,-78,-78,-78,-78,-78,-82,-82,-82,-79,-79,-78,-79,-81,-79,-81,-79,-79,-86,-86,-86,-86,-86,-86,-86,-86,-86,-78,-78,-78,-78,-78,-78,-78,-78,-78,-78,-78,-78,-78,-78,-78,-78,-78,-78,-78,-78,-78,-78,-71,-69,-71,-71,-71,-71,-71,-70,-70,-71,-71,-70,-71,-71,-69,-70,-71,-69,-71,-71,-53,-53,-52,-53,-52,-52,-52,-52,-52,-53,-52,-53,-53,-51,-52,-53,-52,-53,-53,-52,-66,-66,-65,-66,-65,-66,-66,-66,-66,-66,-66,-65,-66,-66,-65,-64,-66,-66,-66,-66,-44,-44,-44,-44,-44,-44,-45,-45,-44,-44,-44,-44,-79,-44,-44,-44,-45,-45,-45,-41,-53,-53,-52,-46,-52,-52,-53,-53,-52,-52,-52,-52,-52,-53,-52,-52,-53,-52,-53,-52,-79,-80,-81,-80,-81,-80,-80,-80,-80,-80,-80,-80,-80,-81,-81,-81,-80,-81,-80,-80,-67,-67,-67,-67,-67,-67,-75,-75,-66,-67,-75,-67,-67,-75,-76,-67,-67,-66,-67,-67,-66,-67,-58,-75,-75,-67,-67,-75,-67,-67,-67,-67,-67,-67,-67,-67,-66,-67,-67,-66,-67,-67,-76,-67,-67,-67,-91,-91,-91,-91,-91,-91,-91,-91,-91,-91,-91,-91,-91,-91,-91,-91,-91,-91,-91,-87,-84,-87,-84,-86,-87,-85,-86,-84,-85,-86,-85,-84,-84,-87,-84,-74,-78,-79,-80,-71,-79,-79,-80,-79,-79,-77,-78,-78,-78,-78,-78,-79,-78,-78,-79,-88,-88,-88,-88,-81,-81,-81,-81,-81,-82,-80,-81,-81,-81,-80,-80,-81,-82,-81,-81,-81,-81,-81,-81,-67,-67,-68,-69,-67,-68,-69,-67,-69,-68,-69,-67,-69,-67,-67,-68,-68,-67,-69,-69,-69,-69,-67,-68,-69,-67,-69,-68,-69,-67,-69,-69,-69,-66,-68,-68,-67,-67,-69,-67,-67,-69,-69,-67,-69,-68,-69,-67,-68,-68,-68,-68,-69,-69,-66,-66,-68,-67,-69,-69,-67,-67,-67,-70,-66,-68,-70,-64,-66,-53,-53,-67,-67,-68,-67,-63,-67,-67,-66,-65,-80,-80,-80,-80,-80,-80,-80,-80,-80,-79,-80,-79,-79,-79,-79,-80,-80,-79,-79,-79,-79,-79,-79,-79,-79,-80,-78,-79,-79];
rssi14 = [-51,-51,-50,-50,-51,-50,-50,-50,-50,-50,-53,-51,-50,-50,-51,-51,-50,-51,-50,-51,-50,-50,-51,-50,-51,-50,-50,-51,-50,-50,-50,-50,-53,-51,-50,-51,-51,-50,-51,-51,-50,-50,-50,-51,-50,-50,-50,-50,-50,-51,-51,-50,-50,-50,-63,-50,-50,-50,-50,-50,-68,-68,-69,-68,-68,-68,-68,-68,-54,-55,-68,-54,-55,-68,-68,-69,-69,-68,-69,-68,-64,-73,-73,-72,-72,-72,-72,-73,-70,-72,-72,-73,-72,-72,-64,-73,-72,-64,-73,-72,-88,-88,-88,-88,-88,-75,-75,-76,-76,-76,-76,-75,-75,-76,-76,-75,-75,-75,-76,-76,-76,-75,-75,-76,-75,-57,-56,-56,-54,-54,-56,-54,-56,-56,-56,-56,-53,-56,-56,-56,-57,-57,-57,-56,-56,-56,-56,-56,-56,-56,-56,-56,-56,-56,-56,-56,-55,-56,-56,-56,-56,-56,-56,-56,-56,-39,-40,-39,-39,-40,-39,-39,-39,-38,-39,-39,-39,-40,-39,-40,-40,-39,-40,-39,-40,-56,-56,-56,-57,-51,-56,-56,-55,-56,-54,-56,-56,-57,-57,-56,-56,-56,-54,-56,-56,-77,-78,-78,-77,-78,-78,-77,-76,-78,-77,-76,-78,-77,-76,-78,-78,-76,-78,-78,-78,-78,-77,-77,-78,-77,-77,-77,-78,-77,-79,-78,-76,-78,-77,-77,-78,-78,-77,-79,-78,-78,-78,-78,-77,-76,-77,-77,-78,-77,-77,-78,-77,-77,-77,-78,-77,-78,-78,-78,-77,-90,-89,-91,-91,-87,-89,-85,-88,-87,-90,-88,-87,-90,-88,-88,-90,-89,-91,-85,-88,-85,-83,-82,-86,-85,-85,-84,-85,-85,-82,-84,-85,-82,-84,-85,-82,-84,-85,-86,-86,-83,-86,-86,-83,-86,-86,-85,-86,-86,-85,-83,-86,-84,-85,-86,-86,-85,-76,-86,-84,-84,-84,-83,-83,-85,-84,-84,-84,-84,-83,-84,-84,-83,-84,-83,-84,-84,-83,-84,-83,-84,-82,-85,-84,-81,-85,-83,-84,-83,-82,-84,-85,-84,-83,-83,-84,-83,-84,-84,-72,-71,-74,-73,-71,-72,-74,-72,-72,-74,-73,-73,-73,-73,-73,-73,-73,-72,-72,-73,-73,-72,-74,-71,-72,-73,-71,-72,-73,-73,-74,-73,-74,-72,-73,-73,-72,-73,-72,-71,-73,-72,-72,-73,-71,-71,-74,-73,-73,-73,-73,-73,-73,-74,-72,-72,-73,-72,-72,-73,-66,-50,-66,-66,-67,-65,-66,-61,-54,-66,-64,-66,-65,-63,-62,-65,-64,-65,-82,-82,-81,-83,-83,-82,-82,-83,-82,-83,-82,-82,-82,-82,-82,-82,-82,-83,-82,-81];
rssi15 = [-74,-70,-70,-71,-74,-73,-70,-73,-73,-73,-70,-73,-70,-73,-70,-70,-73,-72,-70,-70,-70,-74,-73,-70,-70,-73,-74,-71,-71,-74,-74,-73,-73,-71,-73,-70,-71,-70,-73,-70,-70,-73,-74,-71,-73,-73,-73,-70,-73,-70,-73,-70,-70,-73,-73,-70,-70,-73,-70,-70,-66,-69,-66,-69,-66,-69,-66,-66,-66,-66,-66,-66,-66,-66,-66,-66,-66,-66,-66,-66,-66,-66,-66,-66,-66,-66,-66,-66,-66,-66,-66,-66,-70,-66,-66,-66,-66,-69,-66,-70,-66,-70,-66,-66,-70,-66,-85,-84,-84,-85,-84,-85,-84,-85,-85,-85,-84,-84,-85,-85,-85,-84,-85,-85,-85,-85,-73,-74,-73,-73,-73,-73,-73,-73,-73,-73,-74,-73,-73,-72,-74,-74,-72,-73,-74,-67,-67,-67,-68,-67,-67,-67,-67,-68,-67,-67,-68,-67,-67,-67,-68,-67,-67,-68,-67,-68,-68,-68,-68,-68,-68,-68,-49,-48,-51,-49,-49,-52,-49,-49,-45,-50,-50,-49,-50,-51,-46,-50,-48,-46,-50,-48,-76,-75,-76,-76,-75,-76,-76,-75,-73,-75,-73,-73,-76,-75,-76,-76,-75,-76,-75,-78,-75,-75,-75,-75,-76,-76,-75,-76,-75,-76,-75,-77,-76,-76,-76,-76,-75,-75,-76,-76,-75,-76,-75,-77,-72,-72,-72,-72,-76,-76,-80,-79,-78,-77,-79,-78,-79,-79,-77,-79,-79,-78,-79,-79,-79,-79,-79,-79,-79,-78,-73,-73,-74,-73,-73,-74,-73,-73,-74,-75,-74,-73,-74,-73,-75,-73,-74,-74,-75,-74,-74,-75,-75,-74,-74,-75,-73,-74,-73,-73,-72,-73,-75,-74,-74,-75,-74,-74,-75,-74,-73,-75,-73,-73,-74,-74,-73,-74,-73,-74,-74,-75,-74,-74,-75,-73,-74,-66,-66,-66,-66,-66,-64,-66,-63,-66,-66,-66,-66,-66,-66,-66,-66,-66,-66,-66,-66,-43,-43,-44,-43,-44,-43,-43,-43,-44,-44,-42,-43,-43,-43,-44,-44,-42,-44,-44,-44,-85,-85,-85,-87,-85,-85,-85,-85,-85,-85,-84,-85,-86,-85,-85,-85,-85,-85,-85,-85,-62,-63,-62,-66,-62,-61,-63,-66,-63,-63,-62,-62,-63,-60,-62,-63,-62,-62,-63,-62,-43,-43,-44,-42,-44,-43,-43,-44,-43,-44,-44,-43,-44,-44,-43,-43,-43,-42,-44,-46,-68,-67,-67,-68,-67,-68,-68,-68,-67,-67,-68,-68,-67,-67,-68,-67,-67,-62,-62,-64,-64,-64,-63,-64,-64,-63,-64,-62,-64,-62,-64,-62,-64,-63,-62,-64,-63,-62,-63,-63,-62,-63,-63,-62,-62,-64,-62,-63,-64,-62,-63,-64,-62,-63,-64,-63,-64,-63,-64,-64,-63,-63,-64,-63,-63,-64,-63,-63,-64,-85,-86,-86,-85,-86,-86,-85,-86,-85,-84,-86,-86,-83,-85,-84,-85,-84,-86,-73,-54,-54,-73,-53,-54,-54,-59,-54,-57,-57,-53,-54,-54,-54,-53,-53,-54,-54,-54,-73,-73,-73,-73,-73,-73,-73,-73,-73,-72,-72,-73,-73,-73,-73,-73,-73,-73,-73,-73,-86,-85,-85,-86,-86,-86,-86,-86,-86,-85,-86,-86,-85,-86,-86,-85,-86,-86,-85,-86,-52,-51,-49,-51,-51,-47,-51,-51,-51,-47,-47,-51,-51,-51,-50,-51,-51,-50,-47,-51,-67,-67,-67,-67,-68,-69,-67,-67,-66,-67,-67,-67,-67,-67,-65,-67,-67,-67,-67,-67];
rssi16 = [-80,-80,-73,-80,-80,-79,-80,-80,-74,-80,-80,-75,-80,-80,-79,-80,-80,-79,-80,-74,-82,-82,-82,-83,-81,-82,-83,-81,-82,-83,-82,-82,-83,-82,-82,-83,-82,-82,-83,-82,-82,-82,-82,-81,-80,-82,-81,-80,-82,-81,-80,-81,-80,-80,-80,-81,-82,-81,-81,-81,-81,-81,-81,-81,-81,-81,-83,-81,-81,-83,-81,-81,-81,-81,-81,-81,-80,-80,-80,-80,-80,-80,-81,-81,-80,-81,-81,-80,-81,-81,-80,-77,-76,-78,-76,-80,-77,-77,-77,-77,-77,-77,-77,-76,-78,-78,-76,-78,-77,-77,-78,-58,-58,-55,-58,-58,-64,-59,-57,-57,-59,-67,-63,-58,-67,-63,-58,-61,-58,-60,-69,-78,-83,-79,-83,-78,-83,-83,-78,-83,-83,-78,-83,-83,-81,-83,-83,-79,-80,-83,-79,-29,-40,-40,-40,-40,-40,-40,-40,-36,-40,-72,-34,-45,-38,-32,-40,-40,-33,-40,-73,-83,-83,-83,-83,-81,-81,-83,-81,-81,-81,-81,-81,-81,-81,-82,-82,-82,-82,-82,-82,-82,-82,-82,-80,-82,-82,-80,-82,-82,-80,-82,-82,-82,-82,-72,-70,-72,-73,-71,-73,-72,-69,-73,-73,-70,-73,-71,-72,-73,-73,-73,-73,-73,-71,-66,-67,-66,-66,-66,-66,-66,-71,-66,-66,-66,-66,-67,-66,-66,-66,-66,-66,-65,-66,-69,-69,-69,-69,-69,-64,-66,-66,-66,-67,-66,-66,-64,-66,-66,-63,-66,-66,-63,-65,-66,-66,-66,-66,-66,-81,-84,-81,-81,-84,-84,-81,-82,-84,-81,-81,-84,-81,-81,-84,-81,-81,-84,-81,-61,-57,-57,-56,-57,-57,-63,-49,-58,-57,-58,-57,-58,-58,-58,-58,-57,-67,-58,-58,-89,-89,-89,-89,-89,-88,-88,-87,-88,-88,-87,-88,-88,-87,-88,-88,-87,-88,-88,-88,-88,-88,-88,-88,-88,-70,-72,-72,-73,-72,-72,-75,-73,-69,-73,-71,-73,-73,-73,-73,-73,-75,-73,-73,-72,-55,-58,-58,-58,-63,-49,-58,-57,-57,-58,-46,-57,-58,-57,-67,-58,-58,-61,-58,-58,-82,-82,-81,-82,-82,-81,-82,-82,-82,-82,-82,-82,-82,-82,-82,-81,-82,-82,-81,-86,-87,-87,-88,-87,-88,-85,-86,-87,-89,-86,-87,-87,-87,-86,-88,-87,-87,-87,-84,-88,-86,-88,-84,-88,-88,-86,-88,-88,-86,-88,-88,-86,-88,-88,-86,-88,-88,-86,-84,-40,-40,-38,-40,-41,-37,-39,-40,-37,-35,-37,-37,-45,-37,-37,-37,-40,-37,-37,-37,-79,-79,-79,-79,-79,-79,-79,-79,-79,-79,-79,-79,-79,-82,-79,-79,-82,-79,-79,-79,-79,-79,-81,-82,-79,-81,-82,-79,-81,-81,-79,-81,-81,-79,-79,-81,-82,-79,-81,-82,-37,-39,-40,-37,-35,-37,-37,-44,-37,-37,-38,-40,-37,-37,-37,-39,-40,-37,-40,-40,-37,-35,-37,-37,-38,-37,-37,-38,-39,-37,-37,-37,-40,-40,-37,-40,-40,-37,-35,-40,-83,-82,-82,-82,-82,-82,-82,-82,-83,-82,-83,-82,-48,-47,-48,-48,-47,-51,-49,-47,-49,-50,-48,-48,-49,-48,-48,-49,-48,-48,-44,-49,-86,-86,-86,-86,-86,-86,-86,-86,-72,-74,-72,-73,-74,-75,-73,-68,-48,-75,-73,-72,-75,-73,-72,-75,-73,-72,-75,-73,-80,-80,-80,-80,-80,-81,-80,-80,-80,-80,-80,-80,-80,-80,-80,-80,-80,-80,-80,-80,-80,-80,-80,-80,-80,-80,-80,-80,-80,-80,-80,-80,-80,-80,-80,-80,-80,-80,-80,-80,-81,-82,-77,-77,-82,-77,-77,-82,-77,-77,-83,-81,-77,-77,-81,-77,-77,-81,-77,-77,-83,-83,-78,-83,-83,-78,-83,-83,-78,-83,-83,-80,-83,-83,-80,-78,-83,-80,-78,-80,-82,-82,-82,-82,-82,-82,-82,-82,-82,-82,-82,-82,-82,-80,-82,-82,-80,-82,-82,-55,-56,-55,-56,-56,-53,-56,-55,-52,-55,-55,-47,-56,-55,-48,-55,-55,-50,-55,-55];
rssi17 = [-65,-66,-66,-67,-66,-66,-67,-66,-67,-67,-66,-67,-67,-67,-67,-67,-67,-66,-66,-67,-67,-66,-66,-66,-67,-66,-67,-67,-66,-67,-67,-67,-66,-67,-67,-67,-66,-67,-66,-66,-66,-66,-67,-66,-67,-67,-66,-67,-67,-67,-67,-66,-67,-67,-66,-67,-66,-66,-66,-67,-68,-69,-69,-68,-69,-69,-68,-69,-69,-68,-67,-69,-67,-67,-69,-69,-67,-68,-69,-69,-67,-69,-69,-67,-69,-69,-67,-69,-69,-67,-67,-66,-67,-67,-67,-67,-69,-67,-69,-69,-69,-68,-70,-69,-67,-69,-69,-67,-67,-66,-68,-67,-67,-67,-69,-67,-69,-69,-67,-70,-84,-84,-83,-83,-84,-83,-84,-84,-84,-84,-85,-84,-84,-85,-84,-84,-84,-84,-83,-83,-79,-74,-82,-79,-74,-80,-80,-81,-80,-80,-81,-80,-80,-81,-79,-80,-79,-79,-82,-79,-66,-68,-66,-66,-67,-68,-66,-66,-68,-68,-68,-67,-68,-68,-66,-68,-68,-66,-68,-66,-66,-67,-66,-66,-66,-66,-66,-66,-66,-66,-66,-66,-67,-66,-66,-68,-66,-66,-67,-66,-67,-66,-67,-63,-66,-67,-68,-67,-67,-65,-67,-62,-62,-67,-67,-68,-67,-67,-66,-67,-76,-75,-74,-76,-74,-74,-76,-74,-74,-76,-74,-74,-76,-74,-74,-75,-74,-76,-75,-74,-76,-76,-76,-77,-76,-74,-77,-76,-74,-76,-76,-74,-76,-76,-74,-76,-77,-74,-76,-77,-76,-74,-75,-77,-74,-75,-77,-75,-75,-75,-75,-75,-75,-74,-76,-76,-75,-76,-76,-75,-77,-77,-77,-78,-77,-77,-77,-77,-77,-76,-74,-76,-77,-77,-76,-76,-77,-77,-77,-77,-75,-75,-75,-75,-75,-75,-75,-75,-75,-75,-70,-73,-69,-70,-73,-69,-70,-72,-69,-72,-72,-72,-72,-72,-72,-73,-72,-72,-72,-70,-69,-69,-73,-70,-69,-78,-70,-71,-72,-72,-69,-75,-72,-72,-75,-72,-72,-75,-72,-74,-74,-74,-75,-74,-74,-73,-74,-75,-74,-74,-74,-74,-74,-75,-72,-74,-74,-74,-74,-60,-53,-61,-60,-61,-60,-60,-60,-59,-61,-61,-60,-60,-60,-60,-62,-60,-61,-61,-60,-87,-86,-86,-87,-86,-85,-86,-86,-86,-87,-87,-86,-86,-86,-87,-87,-87,-86,-86,-87,-45,-72,-72,-72,-72,-72,-72,-73,-72,-72,-74,-72,-72,-72,-72,-73,-72,-73,-72,-72,-60,-60,-60,-60,-60,-60,-61,-60,-61,-61,-60,-60,-60,-61,-61,-60,-60,-61,-49,-61,-79,-79,-79,-79,-78,-79,-79,-79,-79,-79,-79,-79,-79,-79,-79,-79,-79,-78,-83,-79,-66,-67,-66,-66,-67,-66,-66,-66,-66,-66,-66,-66,-66,-66,-66,-68,-66,-66,-68,-66,-68,-64,-68,-68,-68,-68,-69,-68,-70,-69,-68,-70,-64,-68,-68,-64,-68,-68,-70,-67,-68,-68,-67,-69,-68,-67,-69,-69,-68,-69,-69,-68,-70,-69,-68,-70,-67,-68,-68,-67,-68,-68,-67,-70,-68,-68,-70,-70,-68,-69,-69,-68,-69,-68,-68,-70,-67,-79,-79,-79,-78,-79,-79,-79,-80,-79,-79,-80,-76,-78,-80,-79,-80,-80,-79,-80,-79,-54,-54,-53,-53,-54,-54,-56,-58,-57,-53,-57,-54,-55,-47,-54,-54,-53,-54,-54,-54,-65,-65,-66,-66,-64,-66,-66,-66,-66,-66,-66,-66,-64,-66,-66,-66,-66,-64,-66,-66,-79,-80,-80,-79,-80,-80,-79,-79,-80,-79,-80,-80,-79,-80,-79,-79,-80,-79,-80,-80,-86,-86,-86,-86,-86,-86,-86,-80,-80,-80,-81,-81,-80,-81,-80,-80,-81,-80,-80,-80,-80,-80,-80,-81,-80,-80,-81,-81,-82,-80,-81,-82,-80,-81,-82,-80,-80,-82,-80,-80,-81,-81,-80,-81,-82,-80,-47,-44,-50,-47,-48,-47,-47,-46,-47,-47,-52,-46,-50,-47,-48,-52,-47,-47,-51,-48,-80,-80,-81,-80,-80,-81,-80,-80,-80,-80,-80,-80,-80,-80,-80,-80,-80,-80,-80,-81,-80,-81,-80,-81,-80,-81,-80,-80,-80];
rssi18 = [-80,-80,-80,-80,-80,-80,-80,-80,-80,-72,-72,-72,-72,-73,-72,-72,-72,-72,-72,-72,-73,-73,-66,-73,-72,-73,-73,-72,-72,-73,-73,-72,-72,-72,-72,-72,-72,-73,-72,-72,-72,-73,-72,-73,-72,-71,-73,-72,-73,-72,-72,-72,-73,-72,-73,-72,-72,-73,-72,-72,-73,-72,-72,-73,-72,-72,-73,-72,-72,-69,-69,-69,-69,-69,-69,-69,-69,-67,-67,-67,-67,-67,-67,-67,-67,-67,-67,-67,-68,-68,-68,-68,-68,-68,-68,-68,-68,-68,-68,-84,-84,-84,-84,-84,-84,-84,-84,-84,-84,-84,-78,-78,-78,-78,-78,-78,-78,-78,-79,-78,-78,-79,-78,-78,-79,-78,-78,-79,-78,-78,-68,-70,-70,-68,-68,-70,-68,-68,-70,-68,-68,-70,-68,-68,-68,-68,-68,-68,-70,-68,-70,-68,-68,-70,-68,-68,-70,-70,-68,-70,-70,-68,-68,-70,-70,-68,-68,-70,-68,-68,-63,-68,-63,-69,-64,-64,-64,-64,-63,-69,-64,-64,-69,-64,-62,-64,-64,-63,-64,-63,-69,-69,-69,-69,-69,-69,-69,-69,-69,-69,-69,-69,-76,-70,-69,-69,-70,-69,-69,-69,-69,-69,-69,-69,-69,-69,-69,-77,-68,-69,-77,-69,-69,-69,-69,-69,-69,-69,-69,-69,-69,-69,-69,-69,-69,-69,-69,-68,-68,-69,-70,-69,-70,-71,-69,-69,-69,-69,-69,-69,-87,-87,-87,-87,-87,-87,-87,-87,-87,-87,-87,-87,-87,-87,-75,-75,-76,-75,-76,-76,-75,-76,-76,-76,-75,-76,-76,-75,-76,-75,-75,-76,-75,-75,-66,-66,-66,-73,-67,-66,-73,-66,-66,-73,-66,-66,-73,-66,-66,-73,-67,-66,-73,-67,-66,-66,-67,-65,-70,-67,-65,-66,-67,-65,-67,-66,-66,-67,-67,-66,-67,-67,-66,-66,-65,-72,-66,-67,-66,-72,-67,-64,-72,-66,-67,-72,-66,-67,-72,-66,-67,-72,-66,-65,-63,-65,-64,-64,-65,-63,-64,-65,-64,-65,-64,-65,-64,-65,-64,-65,-64,-64,-65,-51,-51,-51,-52,-51,-52,-51,-51,-51,-52,-52,-51,-52,-51,-50,-52,-49,-51,-52,-51,-86,-85,-85,-86,-86,-87,-86,-85,-86,-86,-86,-87,-86,-86,-86,-86,-86,-86,-86,-87,-62,-62,-62,-63,-49,-64,-63,-62,-62,-63,-62,-63,-62,-63,-63,-62,-62,-65,-62,-62,-52,-51,-51,-52,-52,-51,-52,-52,-51,-52,-52,-51,-51,-52,-51,-51,-52,-51,-51,-51,-87,-86,-85,-86,-86,-86,-86,-87,-86,-86,-85,-86,-87,-86,-86,-87,-86,-87,-86,-86,-51,-50,-51,-51,-51,-50,-51,-51,-50,-51,-51,-50,-51,-50,-50,-51,-51,-51,-51,-50,-73,-71,-73,-73,-71,-72,-73,-74,-72,-72,-74,-72,-72,-74,-72,-73,-73,-73,-71,-73,-73,-72,-69,-73,-75,-73,-72,-75,-73,-72,-73,-74,-73,-73,-72,-73,-73,-72,-72,-72,-72,-73,-74,-72,-71,-74,-72,-71,-74,-72,-74,-73,-72,-72,-73,-72,-72,-73,-72,-72,-90,-90,-88,-88,-90,-90,-89,-88,-86,-89,-90,-89,-89,-89,-89,-89,-91,-88,-89,-89,-79,-79,-78,-79,-79,-79,-80,-79,-80,-77,-78,-79,-79,-79,-80,-80,-80,-78,-79,-80,-56,-51,-53,-53,-54,-54,-53,-49,-52,-54,-50,-53,-54,-57,-52,-57,-54,-54,-53,-53,-81,-80,-81,-80,-80,-81,-80,-80,-80,-80,-80,-79,-80,-81,-80,-81,-80,-80,-80,-79,-81,-81,-79,-79,-80,-80,-80,-80,-81,-80,-80,-80,-80,-80,-80,-80,-80,-80,-88,-87,-87,-89,-87,-89,-87,-87,-89,-87,-87,-88,-87,-87,-87,-88,-87,-87,-85,-85,-85,-85,-85,-85,-85,-85,-85,-85,-85,-85,-85,-85,-85,-85,-85,-85,-85,-85,-80,-80,-81,-80,-79,-80,-80,-80,-81,-80,-80,-80,-80,-81,-80,-80,-80,-80,-80,-80,-81,-81,-81,-81,-81,-81,-81,-81,-81,-81,-81,-81,-81,-81,-81,-81,-81,-81,-81,-45,-44,-44,-44,-44,-44,-46,-45,-44,-45,-45,-45,-44,-62,-44,-44,-45,-45,-44,-42,-71,-68,-68,-68,-68,-68,-68,-68,-68,-68,-68,-70,-70,-66,-70,-68,-66,-70,-66,-68,-80,-80,-80,-80,-80,-80,-80,-80,-81,-81,-81,-81,-81,-81,-81,-81,-81];
rssi19 = [-74,-74,-74,-74,-74,-75,-74,-74,-77,-75,-74,-77,-75,-75,-75,-74,-74,-74,-74,-74,-74,-74,-74,-73,-74,-75,-74,-74,-75,-74,-75,-74,-77,-74,-74,-74,-74,-74,-74,-74,-75,-74,-74,-74,-74,-74,-74,-75,-77,-74,-74,-74,-74,-74,-75,-75,-75,-75,-74,-74,-87,-87,-87,-87,-87,-87,-87,-87,-87,-87,-87,-87,-87,-87,-87,-87,-87,-87,-87,-88,-76,-76,-76,-76,-76,-76,-76,-76,-76,-76,-76,-76,-76,-76,-76,-76,-77,-76,-76,-76,-79,-78,-79,-79,-78,-79,-79,-70,-79,-79,-70,-79,-79,-70,-77,-79,-79,-79,-78,-79,-71,-72,-72,-71,-71,-73,-71,-70,-69,-71,-70,-71,-72,-70,-73,-69,-70,-73,-72,-70,-78,-76,-77,-78,-76,-77,-78,-77,-76,-78,-76,-79,-76,-77,-78,-77,-77,-77,-77,-77,-77,-77,-76,-77,-77,-69,-77,-77,-69,-77,-77,-79,-77,-77,-77,-77,-76,-77,-77,-76,-78,-77,-76,-77,-77,-77,-77,-75,-77,-77,-77,-78,-78,-76,-78,-76,-72,-75,-73,-75,-74,-73,-71,-74,-74,-72,-74,-73,-72,-75,-75,-72,-72,-73,-74,-75,-56,-66,-56,-56,-66,-56,-56,-66,-56,-56,-66,-66,-56,-66,-56,-66,-56,-56,-66,-56,-55,-60,-56,-56,-55,-56,-56,-56,-56,-56,-56,-56,-58,-56,-56,-56,-56,-56,-57,-56,-56,-60,-56,-56,-56,-56,-56,-56,-55,-56,-56,-56,-56,-56,-56,-56,-56,-56,-60,-56,-77,-78,-77,-78,-77,-77,-77,-77,-78,-77,-77,-78,-77,-77,-77,-77,-78,-77,-77,-78,-55,-55,-54,-55,-45,-55,-56,-55,-55,-55,-56,-55,-57,-56,-55,-56,-55,-50,-55,-55,-87,-87,-87,-87,-87,-87,-87,-87,-87,-70,-70,-71,-80,-70,-72,-80,-70,-72,-80,-70,-70,-76,-77,-70,-63,-71,-70,-71,-72,-56,-55,-55,-55,-55,-49,-58,-56,-56,-55,-54,-55,-46,-55,-58,-55,-55,-55,-55,-55,-62,-61,-62,-61,-61,-62,-62,-61,-62,-61,-62,-61,-61,-62,-61,-61,-61,-62,-61,-62,-79,-81,-72,-79,-78,-72,-79,-78,-72,-78,-80,-79,-79,-79,-79,-79,-79,-79,-79,-78,-79,-79,-80,-79,-79,-79,-79,-78,-79,-79,-78,-79,-81,-80,-79,-81,-80,-79,-81,-80,-78,-72,-79,-78,-72,-80,-80,-79,-80,-78,-79,-80,-78,-79,-80,-79,-79,-80,-72,-79,-90,-90,-89,-89,-91,-90,-87,-91,-90,-87,-88,-90,-87,-90,-90,-87,-89,-90,-91,-88,-78,-77,-79,-74,-77,-78,-74,-77,-78,-77,-77,-77,-76,-77,-77,-78,-78,-77,-77,-74,-76,-46,-60,-61,-60,-59,-60,-60,-59,-60,-60,-54,-59,-60,-54,-59,-47,-54,-59,-60,-73,-73,-74,-73,-74,-73,-73,-74,-73,-73,-73,-73,-80,-73,-73,-80,-74,-73,-73,-74,-74,-73,-73,-73,-71,-73,-73,-73,-73,-73,-73,-73,-71,-73,-73,-73,-73,-74,-73,-73,-87,-87,-87,-87,-87,-87,-87,-73,-73,-73,-73,-73,-73,-74,-73,-73,-73,-73,-74,-73,-73,-74,-73,-73,-73,-73,-73,-78,-78,-79,-78,-78,-79,-78,-78,-77,-78,-78,-78,-78,-78,-78,-78,-78,-78,-78,-78,-78,-78,-78,-78,-78,-78,-78,-78,-78,-64,-53,-49,-54,-54,-48,-53,-59,-70,-53,-54,-53,-51,-54,-52,-51,-54,-52,-54,-48,-77,-79,-76,-76,-76,-76,-79,-76,-76,-79,-78,-76,-77,-79,-78,-77,-79,-77,-79,-76,-86,-86,-86,-86,-86,-86,-86,-86,-86];
rssi20 = [-81,-79,-79,-79,-79,-81,-82,-79,-80,-81,-80,-81,-81,-79,-81,-80,-80,-81,-81,-79,-79,-78,-81,-82,-80,-82,-81,-80,-81,-81,-79,-81,-81,-79,-81,-81,-80,-79,-81,-79,-79,-80,-81,-81,-79,-81,-81,-80,-81,-82,-78,-80,-82,-80,-82,-81,-79,-80,-79,-83,-83,-85,-84,-84,-84,-84,-84,-83,-84,-84,-84,-84,-84,-83,-84,-84,-84,-84,-84,-65,-67,-68,-65,-66,-68,-65,-66,-68,-65,-69,-68,-66,-65,-69,-69,-65,-65,-69,-68,-79,-79,-79,-79,-79,-80,-80,-79,-80,-80,-80,-79,-79,-80,-80,-79,-80,-79,-80,-80,-79,-80,-80,-80,-80,-79,-80,-79,-79,-80,-79,-80,-79,-79,-79,-80,-80,-80,-76,-81,-77,-76,-76,-77,-81,-76,-77,-81,-76,-76,-81,-76,-76,-81,-76,-49,-48,-50,-56,-49,-47,-56,-49,-49,-49,-48,-49,-49,-49,-49,-51,-49,-50,-48,-48,-74,-74,-76,-75,-74,-76,-75,-74,-76,-75,-74,-76,-75,-74,-76,-75,-74,-74,-74,-77,-76,-76,-76,-76,-76,-76,-76,-76,-76,-76,-74,-74,-74,-75,-75,-74,-75,-75,-74,-77,-74,-74,-77,-75,-75,-77,-75,-74,-77,-75,-61,-61,-60,-60,-61,-61,-61,-61,-61,-61,-61,-61,-61,-61,-61,-61,-61,-61,-61,-61,-77,-79,-79,-79,-79,-79,-78,-78,-78,-80,-78,-79,-80,-78,-79,-79,-80,-80,-80,-80,-80,-80,-80,-80,-80,-80,-80,-80,-80,-80,-80,-80,-80,-80,-80,-80,-78,-77,-77,-78,-77,-77,-77,-77,-77,-77,-77,-77,-77,-77,-77,-77,-79,-80,-80,-79,-79,-80,-79,-79,-80,-79,-79,-79,-79,-79,-79,-79,-79,-79,-79,-79,-81,-80,-81,-81,-81,-81,-81,-81,-81,-81,-81,-81,-82,-81,-80,-80,-81,-81,-82,-80,-60,-60,-60,-59,-60,-59,-62,-61,-60,-60,-60,-59,-60,-60,-59,-60,-60,-60,-60,-60,-88,-88,-88,-88,-88,-88,-88,-78,-78,-78,-78,-78,-76,-76,-78,-76,-76,-78,-78,-77,-78,-78,-77,-78,-78,-76,-60,-61,-59,-60,-59,-60,-60,-59,-60,-59,-59,-49,-60,-59,-52,-60,-61,-60,-59,-60,-79,-79,-79,-78,-79,-80,-78,-80,-80,-79,-80,-80,-80,-80,-79,-79,-80,-79,-79,-86,-86,-87,-86,-86,-87,-86,-86,-87,-86,-86,-87,-86,-86,-87,-86,-86,-87,-87,-59,-58,-57,-58,-58,-57,-57,-57,-57,-57,-57,-58,-60,-58,-58,-58,-57,-58,-57,-57,-59,-57,-57,-57,-57,-57,-57,-57,-57,-58,-57,-57,-57,-57,-57,-58,-58,-59,-57,-58,-58,-58,-58,-58,-58,-58,-57,-59,-58,-58,-57,-58,-57,-58,-57,-58,-57,-57,-58,-58,-83,-84,-85,-85,-84,-85,-87,-85,-85,-87,-85,-85,-84,-85,-83,-87,-85,-85,-85,-45,-63,-43,-44,-43,-44,-42,-43,-44,-45,-42,-43,-45,-44,-43,-43,-43,-43,-43,-41,-71,-71,-71,-71,-71,-71,-71,-70,-71,-71,-71,-71,-71,-71,-71,-71,-71,-71,-71,-71,-78,-78,-78,-78,-78,-78,-78,-78,-78,-78,-78,-78,-78,-78,-78,-78,-78,-78,-52,-53,-52,-54,-52,-51,-52,-54,-52,-54,-52,-55,-54,-52,-55,-52,-52,-52,-52,-66,-81,-77,-76,-81,-77,-81,-77,-81,-76,-81,-75,-77,-77,-75,-81,-77,-77,-80,-81,-81,-76,-80,-81,-76,-80,-81,-76,-80,-81,-81,-77,-76,-81,-77,-76,-81,-77,-61,-60,-61,-59,-61,-61,-61,-61,-61,-61,-61,-61,-61,-60,-61,-61,-61,-60,-61,-61,-78,-78,-78,-78,-78,-78,-78,-78,-78,-78,-78,-78,-78,-78,-78,-78,-78,-78,-78];
x = x';
y = y';
z = z';
k = mean(z);
k = k*-1;
[xx,yy] = meshgrid (linspace (0,25,100));
%griddata (x,y,z,xx,yy);
title (exp);
xlabel('x co-ordinate distance in meters');
ylabel('y co-ordinate distance in meters');
zlabel('mean of RSSI values in dBm');

clf();
boxplot ({rssi1,rssi2,rssi3,rssi4,rssi5,rssi6,rssi7,rssi8,rssi9,rssi10,rssi11,rssi12,rssi13,rssi14,rssi15,rssi16,rssi17,rssi18,rssi19,rssi20});
hold on
line([0:21], k, 'color', 'green');
hold off
title (exp);
ylabel('RSSI values in dBm');
xlabel('Measurement points');
xlim([0,21]);
set(gca, "XTick", [1:20]);
